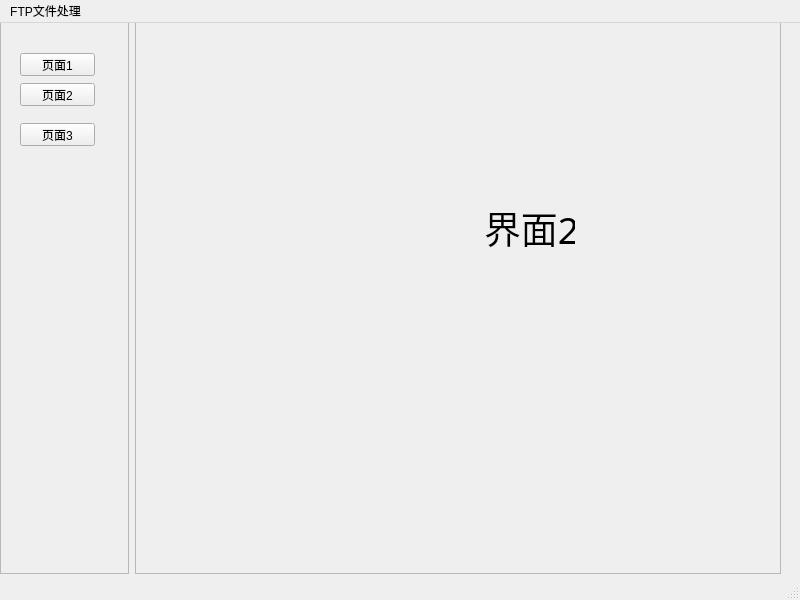
<?xml version="1.0" encoding="UTF-8"?>
<ui version="4.0">
 <class>MainWindow</class>
 <widget class="QMainWindow" name="MainWindow">
  <property name="geometry">
   <rect>
    <x>0</x>
    <y>0</y>
    <width>800</width>
    <height>600</height>
   </rect>
  </property>
  <property name="windowTitle">
   <string>MainWindow</string>
  </property>
  <widget class="QWidget" name="centralwidget">
   <widget class="QWidget" name="">
    <property name="geometry">
     <rect>
      <x>0</x>
      <y>-10</y>
      <width>781</width>
      <height>561</height>
     </rect>
    </property>
    <layout class="QHBoxLayout" name="horizontalLayout">
     <item>
      <widget class="QFrame" name="frame">
       <property name="sizePolicy">
        <sizepolicy hsizetype="Expanding" vsizetype="Expanding">
         <horstretch>1</horstretch>
         <verstretch>0</verstretch>
        </sizepolicy>
       </property>
       <property name="frameShape">
        <enum>QFrame::StyledPanel</enum>
       </property>
       <property name="frameShadow">
        <enum>QFrame::Raised</enum>
       </property>
       <widget class="QPushButton" name="pushButton">
        <property name="geometry">
         <rect>
          <x>20</x>
          <y>40</y>
          <width>75</width>
          <height>23</height>
         </rect>
        </property>
        <property name="text">
         <string>页面1</string>
        </property>
       </widget>
       <widget class="QPushButton" name="pushButton_2">
        <property name="geometry">
         <rect>
          <x>20</x>
          <y>70</y>
          <width>75</width>
          <height>23</height>
         </rect>
        </property>
        <property name="text">
         <string>页面2</string>
        </property>
       </widget>
       <widget class="QPushButton" name="pushButton_3">
        <property name="geometry">
         <rect>
          <x>20</x>
          <y>110</y>
          <width>75</width>
          <height>23</height>
         </rect>
        </property>
        <property name="text">
         <string>页面3</string>
        </property>
       </widget>
      </widget>
     </item>
     <item>
      <widget class="QFrame" name="frame_2">
       <property name="sizePolicy">
        <sizepolicy hsizetype="Expanding" vsizetype="Expanding">
         <horstretch>5</horstretch>
         <verstretch>0</verstretch>
        </sizepolicy>
       </property>
       <property name="frameShape">
        <enum>QFrame::StyledPanel</enum>
       </property>
       <property name="frameShadow">
        <enum>QFrame::Raised</enum>
       </property>
       <widget class="QStackedWidget" name="stackedWidget">
        <property name="geometry">
         <rect>
          <x>9</x>
          <y>9</y>
          <width>631</width>
          <height>551</height>
         </rect>
        </property>
        <property name="sizePolicy">
         <sizepolicy hsizetype="Expanding" vsizetype="Expanding">
          <horstretch>0</horstretch>
          <verstretch>0</verstretch>
         </sizepolicy>
        </property>
        <property name="currentIndex">
         <number>1</number>
        </property>
        <widget class="QWidget" name="page">
         <widget class="QLabel" name="label">
          <property name="geometry">
           <rect>
            <x>180</x>
            <y>140</y>
            <width>91</width>
            <height>91</height>
           </rect>
          </property>
          <property name="font">
           <font>
            <family>黑体</family>
            <pointsize>28</pointsize>
           </font>
          </property>
          <property name="text">
           <string>界面1</string>
          </property>
         </widget>
        </widget>
        <widget class="QWidget" name="page_3">
         <widget class="QLabel" name="label_3">
          <property name="geometry">
           <rect>
            <x>340</x>
            <y>160</y>
            <width>91</width>
            <height>91</height>
           </rect>
          </property>
          <property name="font">
           <font>
            <family>黑体</family>
            <pointsize>28</pointsize>
           </font>
          </property>
          <property name="text">
           <string>界面2</string>
          </property>
         </widget>
        </widget>
        <widget class="QWidget" name="page_2">
         <widget class="QLabel" name="label_2">
          <property name="geometry">
           <rect>
            <x>230</x>
            <y>150</y>
            <width>91</width>
            <height>91</height>
           </rect>
          </property>
          <property name="font">
           <font>
            <family>黑体</family>
            <pointsize>28</pointsize>
           </font>
          </property>
          <property name="text">
           <string>界面3</string>
          </property>
         </widget>
        </widget>
       </widget>
      </widget>
     </item>
    </layout>
   </widget>
  </widget>
  <widget class="QMenuBar" name="menubar">
   <property name="geometry">
    <rect>
     <x>0</x>
     <y>0</y>
     <width>800</width>
     <height>23</height>
    </rect>
   </property>
   <widget class="QMenu" name="menuFTP">
    <property name="title">
     <string>FTP文件处理</string>
    </property>
   </widget>
   <addaction name="menuFTP"/>
  </widget>
  <widget class="QStatusBar" name="statusbar"/>
 </widget>
 <resources/>
 <connections/>
</ui>
